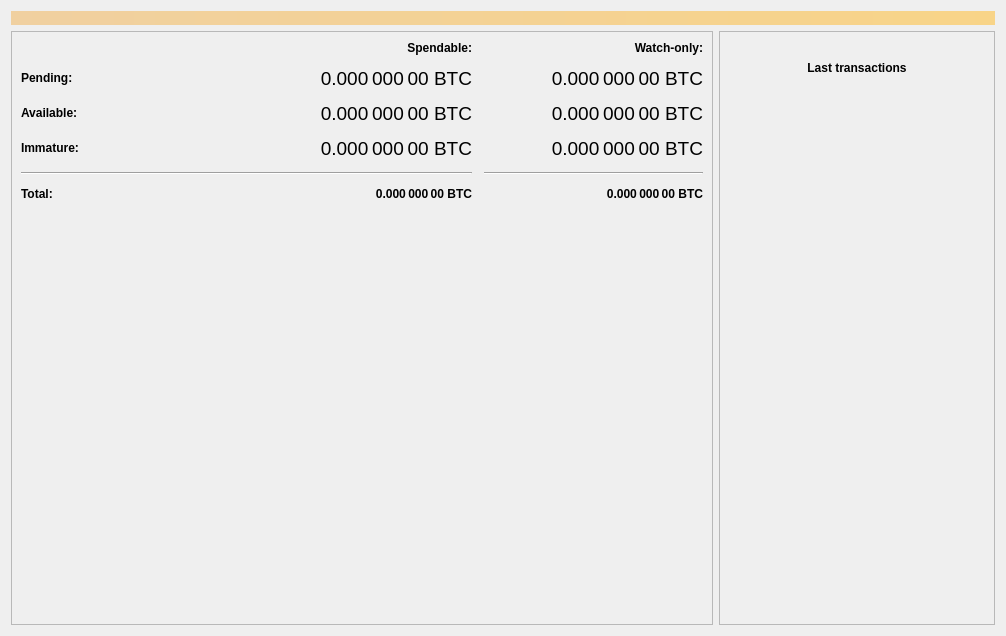
<?xml version="1.0" encoding="UTF-8"?>
<ui version="4.0">
 <class>OverviewPage</class>
 <widget class="QWidget" name="OverviewPage">
  <property name="geometry">
   <rect>
    <x>0</x>
    <y>0</y>
    <width>1006</width>
    <height>636</height>
   </rect>
  </property>
  <property name="minimumSize">
   <size>
    <width>960</width>
    <height>0</height>
   </size>
  </property>
  <property name="windowTitle">
   <string>Form</string>
  </property>
  <layout class="QVBoxLayout" name="topLayout">
   <item>
    <widget class="QLabel" name="labelAlerts">
     <property name="visible">
      <bool>false</bool>
     </property>
     <property name="styleSheet">
      <string notr="true">background-color: qlineargradient(x1: 0, y1: 0, x2: 1, y2: 0, stop:0 #F0D0A0, stop:1 #F8D488); color:#000000;</string>
     </property>
     <property name="wordWrap">
      <bool>true</bool>
     </property>
     <property name="margin">
      <number>3</number>
     </property>
    </widget>
   </item>
   <item>
    <layout class="QHBoxLayout" name="horizontalLayout" stretch="1,0">
     <item>
      <layout class="QVBoxLayout" name="verticalLayout_2">
       <item>
        <widget class="QFrame" name="frame">
         <property name="frameShape">
          <enum>QFrame::StyledPanel</enum>
         </property>
         <property name="frameShadow">
          <enum>QFrame::Raised</enum>
         </property>
         <layout class="QVBoxLayout" name="verticalLayout_4">
          <item>
           <layout class="QGridLayout" name="gridLayout">
            <property name="spacing">
             <number>12</number>
            </property>
            <item row="4" column="2">
             <widget class="QLabel" name="labelWatchImmature">
              <property name="font">
               <font>
                <family>Helvetica</family>
                <pointsize>14</pointsize>
                <weight>9</weight>
                <italic>false</italic>
                <bold>false</bold>
               </font>
              </property>
              <property name="cursor">
               <cursorShape>IBeamCursor</cursorShape>
              </property>
              <property name="toolTip">
               <string>Mined balance in watch-only addresses that has not yet matured</string>
              </property>
              <property name="styleSheet">
               <string notr="true">font: 75 14pt &quot;Helvetica&quot;;</string>
              </property>
              <property name="text">
               <string notr="true">0.000 000 00 BTC</string>
              </property>
              <property name="alignment">
               <set>Qt::AlignRight|Qt::AlignTrailing|Qt::AlignVCenter</set>
              </property>
              <property name="textInteractionFlags">
               <set>Qt::LinksAccessibleByMouse|Qt::TextSelectableByKeyboard|Qt::TextSelectableByMouse</set>
              </property>
             </widget>
            </item>
            <item row="2" column="1">
             <widget class="QLabel" name="labelUnconfirmed">
              <property name="font">
               <font>
                <family>Helvetica</family>
                <pointsize>14</pointsize>
                <weight>9</weight>
                <italic>false</italic>
                <bold>false</bold>
               </font>
              </property>
              <property name="cursor">
               <cursorShape>IBeamCursor</cursorShape>
              </property>
              <property name="toolTip">
               <string>Total of transactions that have yet to be confirmed, and do not yet count toward the spendable balance</string>
              </property>
              <property name="styleSheet">
               <string notr="true">font: 75 14pt &quot;Helvetica&quot;;</string>
              </property>
              <property name="text">
               <string notr="true">0.000 000 00 BTC</string>
              </property>
              <property name="alignment">
               <set>Qt::AlignRight|Qt::AlignTrailing|Qt::AlignVCenter</set>
              </property>
              <property name="textInteractionFlags">
               <set>Qt::LinksAccessibleByMouse|Qt::TextSelectableByKeyboard|Qt::TextSelectableByMouse</set>
              </property>
             </widget>
            </item>
            <item row="4" column="0">
             <widget class="QLabel" name="labelImmatureText">
              <property name="styleSheet">
               <string notr="true">font: 75 14pt &quot;Helvetica&quot;;</string>
              </property>
              <property name="text">
               <string>&lt;html&gt;&lt;head/&gt;&lt;body&gt;&lt;p&gt;&lt;span style=&quot; font-weight:600;&quot;&gt;Immature:&lt;/span&gt;&lt;/p&gt;&lt;/body&gt;&lt;/html&gt;</string>
              </property>
             </widget>
            </item>
            <item row="5" column="0" colspan="2">
             <widget class="Line" name="lineSpendableBalance">
              <property name="orientation">
               <enum>Qt::Horizontal</enum>
              </property>
             </widget>
            </item>
            <item row="4" column="1">
             <widget class="QLabel" name="labelImmature">
              <property name="font">
               <font>
                <family>Helvetica</family>
                <pointsize>14</pointsize>
                <weight>9</weight>
                <italic>false</italic>
                <bold>false</bold>
               </font>
              </property>
              <property name="cursor">
               <cursorShape>IBeamCursor</cursorShape>
              </property>
              <property name="toolTip">
               <string>Mined balance that has not yet matured</string>
              </property>
              <property name="styleSheet">
               <string notr="true">font: 75 14pt &quot;Helvetica&quot;;</string>
              </property>
              <property name="text">
               <string notr="true">0.000 000 00 BTC</string>
              </property>
              <property name="alignment">
               <set>Qt::AlignRight|Qt::AlignTrailing|Qt::AlignVCenter</set>
              </property>
              <property name="textInteractionFlags">
               <set>Qt::LinksAccessibleByMouse|Qt::TextSelectableByKeyboard|Qt::TextSelectableByMouse</set>
              </property>
             </widget>
            </item>
            <item row="2" column="2">
             <widget class="QLabel" name="labelWatchPending">
              <property name="font">
               <font>
                <family>Helvetica</family>
                <pointsize>14</pointsize>
                <weight>9</weight>
                <italic>false</italic>
                <bold>false</bold>
               </font>
              </property>
              <property name="cursor">
               <cursorShape>IBeamCursor</cursorShape>
              </property>
              <property name="toolTip">
               <string>Unconfirmed transactions to watch-only addresses</string>
              </property>
              <property name="styleSheet">
               <string notr="true">font: 75 14pt &quot;Helvetica&quot;;</string>
              </property>
              <property name="text">
               <string notr="true">0.000 000 00 BTC</string>
              </property>
              <property name="alignment">
               <set>Qt::AlignRight|Qt::AlignTrailing|Qt::AlignVCenter</set>
              </property>
              <property name="textInteractionFlags">
               <set>Qt::LinksAccessibleByMouse|Qt::TextSelectableByKeyboard|Qt::TextSelectableByMouse</set>
              </property>
             </widget>
            </item>
            <item row="6" column="0">
             <widget class="QLabel" name="labelTotalText">
              <property name="text">
               <string>&lt;html&gt;&lt;head/&gt;&lt;body&gt;&lt;p&gt;&lt;span style=&quot; font-weight:600;&quot;&gt;Total:&lt;/span&gt;&lt;/p&gt;&lt;/body&gt;&lt;/html&gt;</string>
              </property>
             </widget>
            </item>
            <item row="2" column="0">
             <widget class="QLabel" name="labelPendingText">
              <property name="styleSheet">
               <string notr="true">font: 75 14pt &quot;Helvetica&quot;;</string>
              </property>
              <property name="text">
               <string>&lt;html&gt;&lt;head/&gt;&lt;body&gt;&lt;p&gt;&lt;span style=&quot; font-weight:600;&quot;&gt;Pending:&lt;/span&gt;&lt;/p&gt;&lt;/body&gt;&lt;/html&gt;</string>
              </property>
             </widget>
            </item>
            <item row="0" column="2">
             <widget class="QLabel" name="labelWatchonly">
              <property name="text">
               <string>&lt;html&gt;&lt;head/&gt;&lt;body&gt;&lt;p&gt;&lt;span style=&quot; font-weight:600;&quot;&gt;Watch-only:&lt;/span&gt;&lt;/p&gt;&lt;/body&gt;&lt;/html&gt;</string>
              </property>
              <property name="alignment">
               <set>Qt::AlignRight|Qt::AlignTrailing|Qt::AlignVCenter</set>
              </property>
             </widget>
            </item>
            <item row="0" column="1">
             <widget class="QLabel" name="labelSpendable">
              <property name="text">
               <string>&lt;html&gt;&lt;head/&gt;&lt;body&gt;&lt;p&gt;&lt;span style=&quot; font-weight:600;&quot;&gt;Spendable:&lt;/span&gt;&lt;/p&gt;&lt;/body&gt;&lt;/html&gt;</string>
              </property>
              <property name="alignment">
               <set>Qt::AlignRight|Qt::AlignTrailing|Qt::AlignVCenter</set>
              </property>
             </widget>
            </item>
            <item row="6" column="1">
             <widget class="QLabel" name="labelTotal">
              <property name="font">
               <font>
                <weight>75</weight>
                <bold>true</bold>
               </font>
              </property>
              <property name="cursor">
               <cursorShape>IBeamCursor</cursorShape>
              </property>
              <property name="toolTip">
               <string>Your current total balance</string>
              </property>
              <property name="text">
               <string notr="true">0.000 000 00 BTC</string>
              </property>
              <property name="alignment">
               <set>Qt::AlignRight|Qt::AlignTrailing|Qt::AlignVCenter</set>
              </property>
              <property name="textInteractionFlags">
               <set>Qt::LinksAccessibleByMouse|Qt::TextSelectableByKeyboard|Qt::TextSelectableByMouse</set>
              </property>
             </widget>
            </item>
            <item row="6" column="2">
             <widget class="QLabel" name="labelWatchTotal">
              <property name="font">
               <font>
                <weight>75</weight>
                <bold>true</bold>
               </font>
              </property>
              <property name="cursor">
               <cursorShape>IBeamCursor</cursorShape>
              </property>
              <property name="toolTip">
               <string>Current total balance in watch-only addresses</string>
              </property>
              <property name="text">
               <string notr="true">0.000 000 00 BTC</string>
              </property>
              <property name="alignment">
               <set>Qt::AlignRight|Qt::AlignTrailing|Qt::AlignVCenter</set>
              </property>
              <property name="textInteractionFlags">
               <set>Qt::LinksAccessibleByMouse|Qt::TextSelectableByKeyboard|Qt::TextSelectableByMouse</set>
              </property>
             </widget>
            </item>
            <item row="5" column="2">
             <widget class="Line" name="lineWatchBalance">
              <property name="sizePolicy">
               <sizepolicy hsizetype="Preferred" vsizetype="Fixed">
                <horstretch>0</horstretch>
                <verstretch>0</verstretch>
               </sizepolicy>
              </property>
              <property name="minimumSize">
               <size>
                <width>140</width>
                <height>0</height>
               </size>
              </property>
              <property name="orientation">
               <enum>Qt::Horizontal</enum>
              </property>
             </widget>
            </item>
            <item row="3" column="0">
             <widget class="QLabel" name="labelBalanceText">
              <property name="toolTip">
               <string>&lt;html&gt;&lt;head/&gt;&lt;body&gt;&lt;p&gt;&lt;img src=&quot;:/newPrefix/work/2/Tarrafcoin/src/qt/res/icons/1.png&quot;/&gt;&lt;span style=&quot; font-weight:600; text-decoration: underline;&quot;&gt;Available&lt;/span&gt;&lt;span style=&quot; font-weight:600;&quot;&gt;:&lt;/span&gt;&lt;/p&gt;&lt;/body&gt;&lt;/html&gt;</string>
              </property>
              <property name="whatsThis">
               <string>&lt;html&gt;&lt;head/&gt;&lt;body&gt;&lt;p&gt;&lt;img src=&quot;:/newPrefix/1.png&quot;/&gt;&lt;span style=&quot; font-weight:600; text-decoration: underline;&quot;&gt;Available&lt;/span&gt;&lt;span style=&quot; font-weight:600;&quot;&gt;:&lt;/span&gt;&lt;/p&gt;&lt;/body&gt;&lt;/html&gt;</string>
              </property>
              <property name="styleSheet">
               <string notr="true">font: 14pt &quot;Helvetica&quot; black;
</string>
              </property>
              <property name="text">
               <string>&lt;html&gt;&lt;head/&gt;&lt;body&gt;&lt;p&gt;&lt;span style=&quot; font-weight:600;&quot;&gt;Available:&lt;/span&gt;&lt;/p&gt;&lt;/body&gt;&lt;/html&gt;</string>
              </property>
             </widget>
            </item>
            <item row="3" column="1">
             <widget class="QLabel" name="labelBalance">
              <property name="font">
               <font>
                <family>Helvetica</family>
                <pointsize>14</pointsize>
                <weight>9</weight>
                <italic>false</italic>
                <bold>false</bold>
               </font>
              </property>
              <property name="cursor">
               <cursorShape>IBeamCursor</cursorShape>
              </property>
              <property name="toolTip">
               <string>&lt;html&gt;&lt;head/&gt;&lt;body&gt;&lt;p&gt;&lt;span style=&quot; font-size:14pt; color:#000000;&quot;&gt;Your current spendable balance&lt;/span&gt;&lt;/p&gt;&lt;/body&gt;&lt;/html&gt;</string>
              </property>
              <property name="styleSheet">
               <string notr="true">font: 75 14pt &quot;Helvetica&quot;;</string>
              </property>
              <property name="text">
               <string notr="true">0.000 000 00 BTC</string>
              </property>
              <property name="alignment">
               <set>Qt::AlignRight|Qt::AlignTrailing|Qt::AlignVCenter</set>
              </property>
              <property name="textInteractionFlags">
               <set>Qt::LinksAccessibleByMouse|Qt::TextSelectableByKeyboard|Qt::TextSelectableByMouse</set>
              </property>
             </widget>
            </item>
            <item row="3" column="2">
             <widget class="QLabel" name="labelWatchAvailable">
              <property name="font">
               <font>
                <family>Helvetica</family>
                <pointsize>14</pointsize>
                <weight>9</weight>
                <italic>false</italic>
                <bold>false</bold>
               </font>
              </property>
              <property name="cursor">
               <cursorShape>IBeamCursor</cursorShape>
              </property>
              <property name="toolTip">
               <string>&lt;html&gt;&lt;head/&gt;&lt;body&gt;&lt;p&gt;&lt;span style=&quot; font-size:18pt; color:#ffffff;&quot;&gt;Your current balance in watch-only addresses&lt;/span&gt;&lt;/p&gt;&lt;/body&gt;&lt;/html&gt;</string>
              </property>
              <property name="styleSheet">
               <string notr="true">font: 75 14pt &quot;Helvetica&quot;;</string>
              </property>
              <property name="text">
               <string notr="true">0.000 000 00 BTC</string>
              </property>
              <property name="alignment">
               <set>Qt::AlignRight|Qt::AlignTrailing|Qt::AlignVCenter</set>
              </property>
              <property name="textInteractionFlags">
               <set>Qt::LinksAccessibleByMouse|Qt::TextSelectableByKeyboard|Qt::TextSelectableByMouse</set>
              </property>
             </widget>
            </item>
           </layout>
          </item>
          <item>
           <layout class="QFormLayout" name="formLayout">
            <item row="0" column="0" colspan="2">
             <spacer name="verticalSpacer">
              <property name="orientation">
               <enum>Qt::Vertical</enum>
              </property>
              <property name="sizeHint" stdset="0">
               <size>
                <width>20</width>
                <height>40</height>
               </size>
              </property>
             </spacer>
            </item>
           </layout>
          </item>
         </layout>
        </widget>
       </item>
      </layout>
     </item>
     <item>
      <layout class="QVBoxLayout" name="verticalLayout_3">
       <item>
        <widget class="QFrame" name="frame_2">
         <property name="frameShape">
          <enum>QFrame::StyledPanel</enum>
         </property>
         <property name="frameShadow">
          <enum>QFrame::Raised</enum>
         </property>
         <layout class="QVBoxLayout" name="verticalLayout">
          <item>
           <layout class="QHBoxLayout" name="horizontalLayout_2">
            <item>
             <widget class="QLabel" name="labelTransactionsStatus">
              <property name="toolTip">
               <string>The displayed information may be out of date. Your wallet automatically synchronizes with the TRF network after a connection is established, but this process has not completed yet.</string>
              </property>
              <property name="styleSheet">
               <string notr="true">QLabel { color: red; }</string>
              </property>
              <property name="text">
               <string notr="true"/>
              </property>
              <property name="alignment">
               <set>Qt::AlignLeading|Qt::AlignLeft|Qt::AlignVCenter</set>
              </property>
             </widget>
            </item>
           </layout>
          </item>
          <item>
           <widget class="QLabel" name="label">
            <property name="text">
             <string>&lt;html&gt;&lt;head/&gt;&lt;body&gt;&lt;p align=&quot;center&quot;&gt;&lt;span style=&quot; font-weight:600;&quot;&gt;Last transactions&lt;/span&gt;&lt;/p&gt;&lt;/body&gt;&lt;/html&gt;</string>
            </property>
           </widget>
          </item>
          <item>
           <widget class="QListView" name="listTransactions">
            <property name="styleSheet">
             <string notr="true">QListView { background: transparent; }</string>
            </property>
            <property name="frameShape">
             <enum>QFrame::NoFrame</enum>
            </property>
            <property name="verticalScrollBarPolicy">
             <enum>Qt::ScrollBarAlwaysOff</enum>
            </property>
            <property name="horizontalScrollBarPolicy">
             <enum>Qt::ScrollBarAlwaysOff</enum>
            </property>
            <property name="selectionMode">
             <enum>QAbstractItemView::NoSelection</enum>
            </property>
           </widget>
          </item>
         </layout>
        </widget>
       </item>
      </layout>
     </item>
    </layout>
   </item>
  </layout>
 </widget>
 <resources>
  <include location="../dash.qrc"/>
 </resources>
 <connections/>
</ui>
